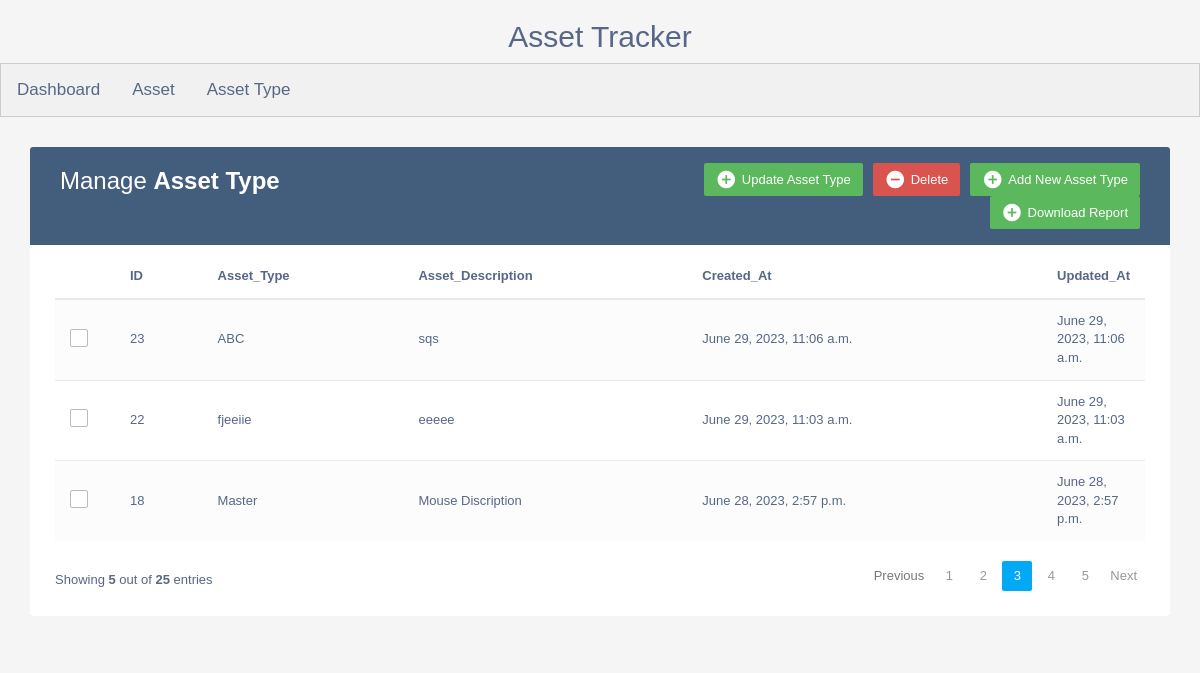
/assettypedata (signed in), run on an earlier commit of the app's database.
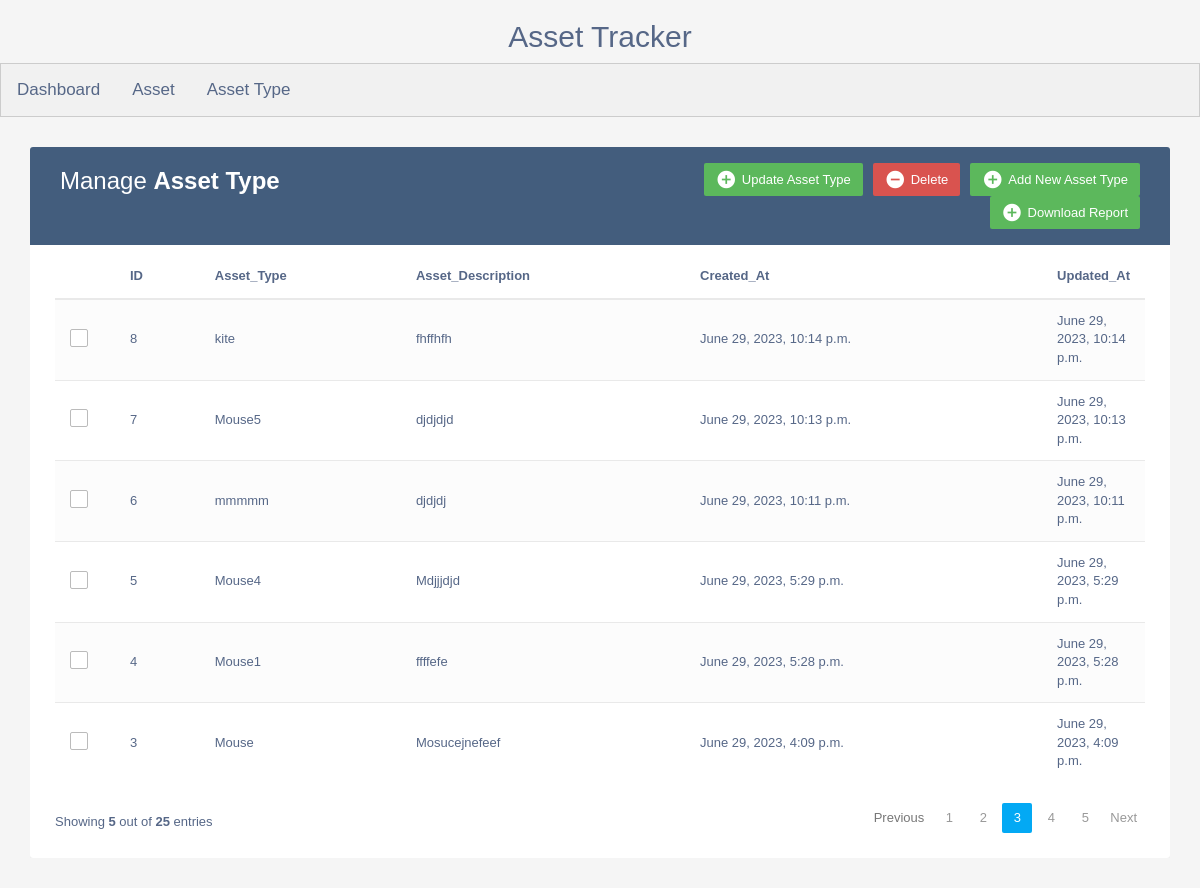
And on a later commit of the database.
### Asset_App/models.py (models this page shows, shortened)
class AssetTypeModel(models.Model):
    Asset_Type = models.TextField(unique=True)
    Asset_Description = models.TextField(max_length=500)
    Created_At = models.DateTimeField(auto_now_add=True)
    Updated_At = models.DateTimeField(auto_now=True)

### Asset_App/views.py (the view)
# urls.py: path('assettypedata',views.asset_type_data,name='assettypedata'),
@login_required(login_url='admin_login')
def asset_type_data(request):
    result = AssetTypeModel.objects.all().order_by("-id")
    return render(request, "asset_data_table.html", context={"result": result})

### Asset_App/templates/asset_data_table.html (shortened to what this page needs)
<!DOCTYPE html>
<html lang="en">
<head>
<link rel="stylesheet" href="https://maxcdn.bootstrapcdn.com/font-awesome/4.7.0/css/font-awesome.min.css">
<link rel="stylesheet" href="https://maxcdn.bootstrapcdn.com/bootstrap/3.3.7/css/bootstrap.min.css">
</head>
<body>
{% include 'simple.html' %}
    <div class="container">
		<div class="table-responsive">
			<div class="table-wrapper">
				<div class="table-title">
					<div class="row">
						<div class="col-xs-6">
							<h2>Manage <b>Asset Type</b></h2>
						</div>
						<div class="col-xs-6">
							<a href="assettypeentry/" class="btn btn-success" data-toggle="modal"><i class="material-icons">&#xE147;</i> <span>Add New Asset Type</span></a>
							<a href="delete/" class="btn btn-danger" data-toggle="modal"><i class="material-icons">&#xE15C;</i> <span>Delete</span></a>
							<a href="update/" class="btn btn-success" data-toggle="modal"><i class="material-icons">&#xE147;</i> <span>Update Asset Type</span></a>
							<a href="download/AssetType" class="btn btn-success" data-toggle="modal"><i class="material-icons">&#xE147;</i> <span>Download Report</span></a>
						</div>
					</div>
				</div>
				<table class="table table-striped table-hover">
					<thead>
						<tr>
							<th>
							</th>
							<th>ID</th>
							<th>Asset_Type</th>
							<th>Asset_Description</th>
							<th>Created_At</th>
							<th>Updated_At</th>
						</tr>
					</thead>
					<tbody>
					{% for element in result %}
						<tr>
							<td>
								<span class="custom-checkbox">
									<label for="checkbox1"></label>
								</span>
							</td>
							<td>{{ element.id }}</td>
							<td>{{ element.Asset_Type }}</td>
							<td>{{ element.Asset_Description}} </td>
							<td>{{ element.Created_At}}</td>
							<td>{{element.Updated_At}}</td>
						</tr>
					{% endfor %}
					</tbody>
				</table>
				<div class="clearfix">
					<div class="hint-text">Showing <b>5</b> out of <b>25</b> entries</div>
					<ul class="pagination">
						<li class="page-item disabled"><a href="#">Previous</a></li>
						<li class="page-item"><a href="#" class="page-link">1</a></li>
						<li class="page-item"><a href="#" class="page-link">2</a></li>
						<li class="page-item active"><a href="#" class="page-link">3</a></li>
						<li class="page-item"><a href="#" class="page-link">4</a></li>
						<li class="page-item"><a href="#" class="page-link">5</a></li>
						<li class="page-item"><a href="#" class="page-link">Next</a></li>
					</ul>
				</div>
			</div>
		</div>
    </div>
</body>
</html>

What changed in the data, as far as the page shows it:
removed AssetTypeModel: id "23", Asset_Type "ABC", Asset_Description "sqs", Created_At "June 29, 2023, 11:06 a.m.", Updated_At "June 29, 2023, 11:06 a.m."
removed AssetTypeModel: id "22", Asset_Type "fjeeiie", Asset_Description "eeeee", Created_At "June 29, 2023, 11:03 a.m.", Updated_At "June 29, 2023, 11:03 a.m."
removed AssetTypeModel: id "18", Asset_Type "Master", Asset_Description "Mouse Discription", Created_At "June 28, 2023, 2:57 p.m.", Updated_At "June 28, 2023, 2:57 p.m."
added AssetTypeModel: id "8", Asset_Type "kite", Asset_Description "fhffhfh", Created_At "June 29, 2023, 10:14 p.m.", Updated_At "June 29, 2023, 10:14 p.m."
added AssetTypeModel: id "7", Asset_Type "Mouse5", Asset_Description "djdjdjd", Created_At "June 29, 2023, 10:13 p.m.", Updated_At "June 29, 2023, 10:13 p.m."
added AssetTypeModel: id "6", Asset_Type "mmmmm", Asset_Description "djdjdj", Created_At "June 29, 2023, 10:11 p.m.", Updated_At "June 29, 2023, 10:11 p.m."
added AssetTypeModel: id "5", Asset_Type "Mouse4", Asset_Description "Mdjjjdjd", Created_At "June 29, 2023, 5:29 p.m.", Updated_At "June 29, 2023, 5:29 p.m."
added AssetTypeModel: id "4", Asset_Type "Mouse1", Asset_Description "ffffefe", Created_At "June 29, 2023, 5:28 p.m.", Updated_At "June 29, 2023, 5:28 p.m."
added AssetTypeModel: id "3", Asset_Type "Mouse", Asset_Description "Mosucejnefeef", Created_At "June 29, 2023, 4:09 p.m.", Updated_At "June 29, 2023, 4:09 p.m."
